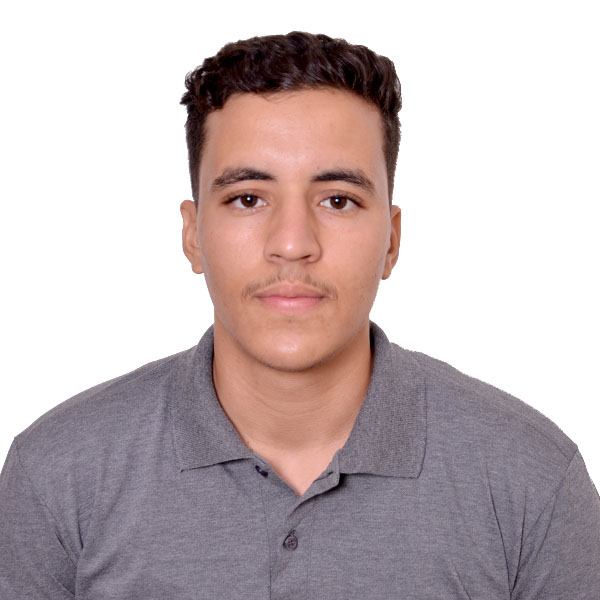
#> input picture 889.jpg, 600 x 600 px
$ jupyter execute --allow-errors Untitled12.ipynb
#> lines starting #> are read from the running program, lines starting #| are printed output that depends on the picture; long printed decimals are rounded
[cell 1]
import numpy as np

[cell 2]
a = np.zeros(3)
type (a[0])

[cell 3]
z = np.zeros(10)
z.shape

[cell 4]
z.shape=(10,1)
z

#> (a cell that did not finish here is left out)

#> (a cell that did not finish here is left out)

[cell 7]
# GNPA Un générateur de nombres pseudo-aléatoires (GNPA) est un algorithme (Cryptographie)
# avec une graine spécifique, ici 0
np.random.seed(0)
z1 = np.random.randint(10,size=6)
print(z1)

[cell 8]
print(z1[0])

[cell 9]
print(z1[0:2])

[cell 10]
z1[-1]

[cell 11]
from skimage import io
photo = io.imread('889.jpg')
#> photo is the input picture: shape (600, 600, 3); mean R, G, B 195.5, 182, 183.4
type(photo)

[cell 12]
import matplotlib.pyplot as plt
plt.imshow(photo)

[cell 13]
plt.imshow(photo[::-1])
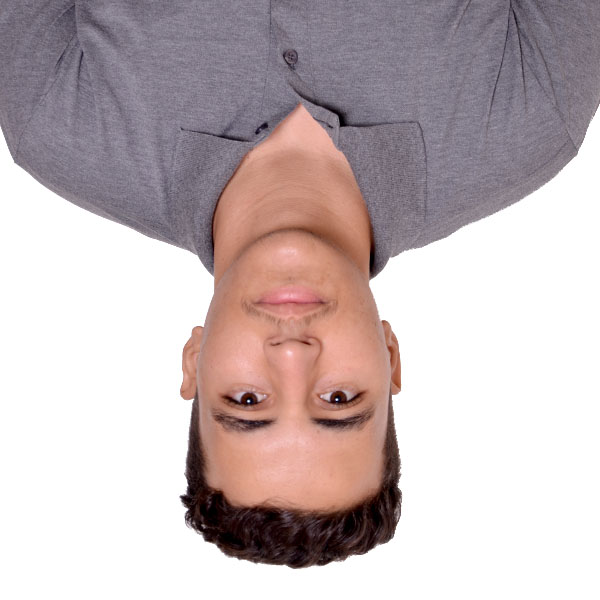
#> shown: shape (600, 600, 3); mean R, G, B 195.5, 182, 183.4

[cell 14]
plt.imshow(photo[:, ::-1])
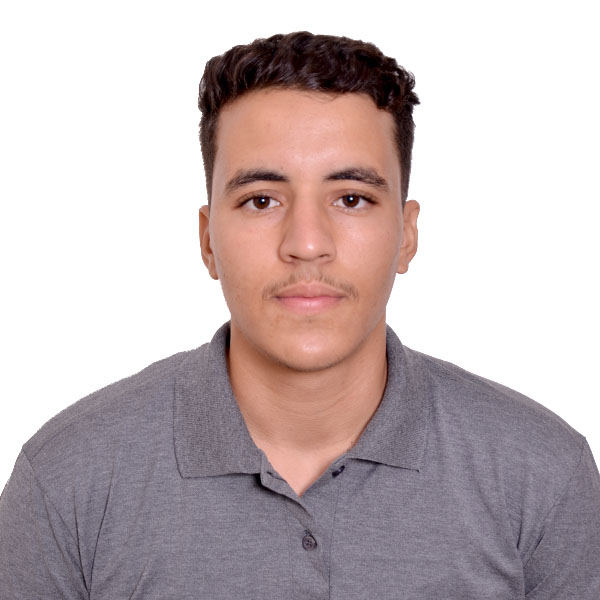
#> shown: shape (600, 600, 3); mean R, G, B 195.5, 182, 183.4

[cell 15]
plt.imshow(photo[200:500 , 200:300])
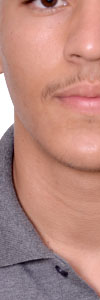
#> shown: shape (300, 100, 3); mean R, G, B 184.6, 137.7, 128.4

[cell 16]
plt.imshow(photo[::2,::2])
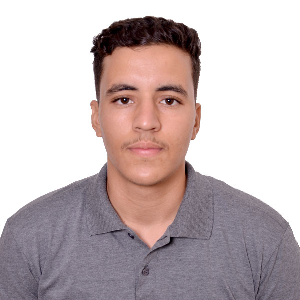
#> shown: shape (300, 300, 3); mean R, G, B 195.6, 182.1, 183.5

[cell 17]
print(1)

[cell 18]
print(np.sum(photo))
#| 201921651
print(np.prod(photo))
#| 0
print(np.mean(photo))
#| 186.964
print(np.std(photo))
#| 69.216
print(np.var(photo))
#| 4790.878
print(np.min(photo))
#| 0
print(np.max(photo))
#| 255
print(np.argmin(photo))
#| 65677
print(np.argmax(photo))
#| 0

[cell 19]
z= np.array([1,2,3,4,5])

[cell 20]
z<3

[cell 21]
z>3

[cell 22]
z[z>3]

[cell 23]
photo_masked = np.where(photo>50,255,0)
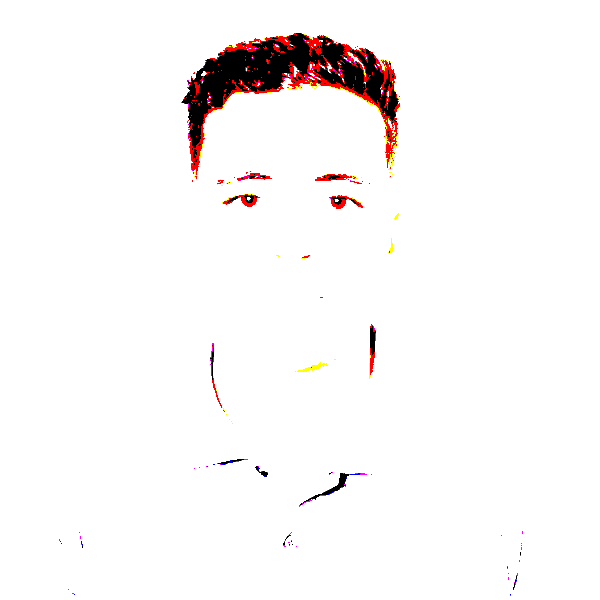
#> photo_masked: shape (600, 600, 3) int64; mean R, G, B 249, 246, 245.8

[cell 24]
plt.imshow(photo_masked)

[cell 25]
a_array=np.array([1,2,3,4,5])
b_array=np.array([6,7,8,9,10])

[cell 26]
a_array+b_array

[cell 27]
a_array*10

[cell 28]
a_array+30

[cell 29]
#dot products of these too array
print(a_array@b_array)

[cell 30]
# the transpers of array
plt.imshow(photo[:,:,0].T)
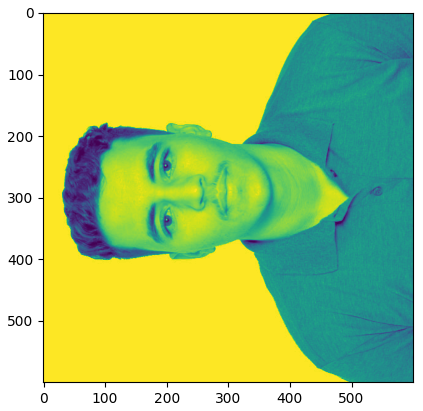
#> figure drawn by matplotlib, 1 panel
